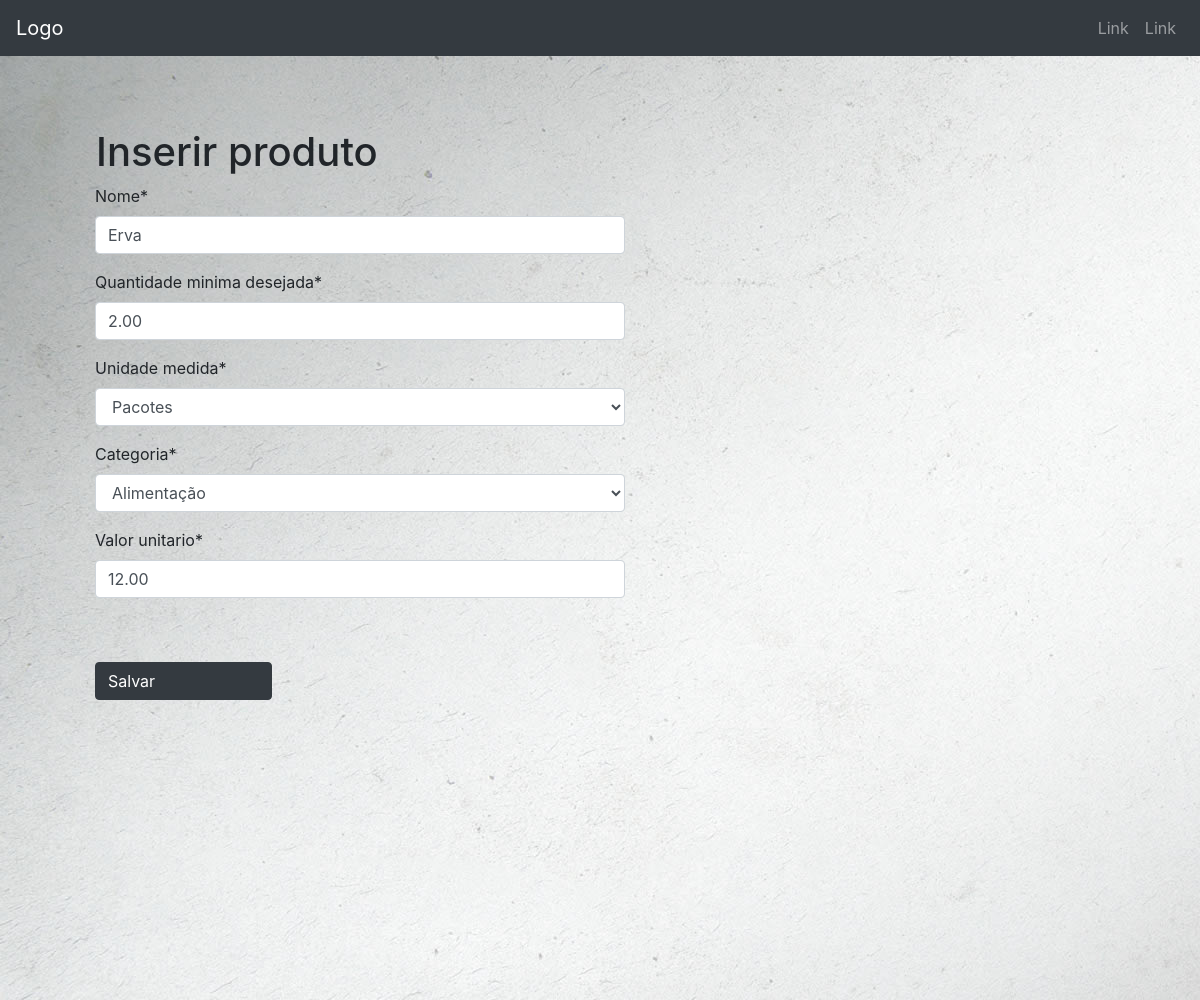
Screenshot of /alterar_item/1/ with the database file from the repository.
### Dispensa/models.py (models this page shows, shortened)
class Item(models.Model):
    nome = models.CharField(max_length=100)
    categoria = models.CharField(max_length=30, choices=tipos_categorias)
    unidade_medida = models.CharField(max_length=10, choices=medidas)
    valor_unitario = models.DecimalField(max_digits=10, decimal_places=2)
    quantidade_minima_desejada = models.DecimalField(max_digits=10, decimal_places=2)

### Dispensa/views.py (the view)
# urls.py: path('alterar_item/<int:id>/', alterar_item, name='alterar_item'),
def alterar_item(request, id):
    item = Item.objects.get(id=id)
    form = ItemForm(request.POST or None, instance=item)
    if form.is_valid():
        form.save()
        return redirect('itens')
    return render(request, 'item_form.html', {'form': form, 'item': item})

### Dispensa/forms.py
class ItemForm(forms.ModelForm):
    class Meta:
        model = Item
        fields = {'nome', 'unidade_medida', 'categoria', 'valor_unitario', 'quantidade_minima_desejada'}

### Dispensa/templates/item_form.html (shortened to what this page needs)
<!DOCTYPE html>
{% extends 'cabecalho.html' %}
{% load crispy_forms_tags %} ## Carregando a biblioteca
{% load staticfiles %}
  {% load static %}
{% block content %}
<div class="fundo formulario">
    <h1 class="pl-3">Inserir produto</h1>
    <form class="col-6" method="POST">
        {{ form|crispy }}
        <button type="submit" class="btn btn-dark col-4 my-5 text-left">Salvar</button>
    </form>
</div>
{% endblock %}

### Dispensa/static/CSS/estilo.css (style rules this page uses)
.formulario { padding-top: 8em; padding-left: 5em; }
.fundo { background: url("/static/imagens/fundo-cinza.jpg"); height: 1000px; }

### rows the page displays
Item: nome "Erva", quantidade_minima_desejada "2.00", unidade_medida "Pacotes", categoria "Alimentação", valor_unitario "12.00"
